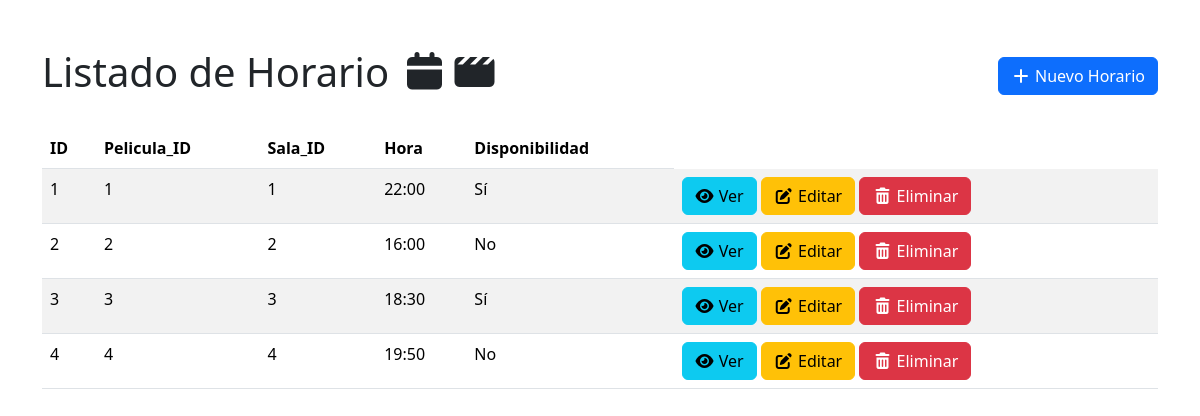
The app's page /horarios, older data.
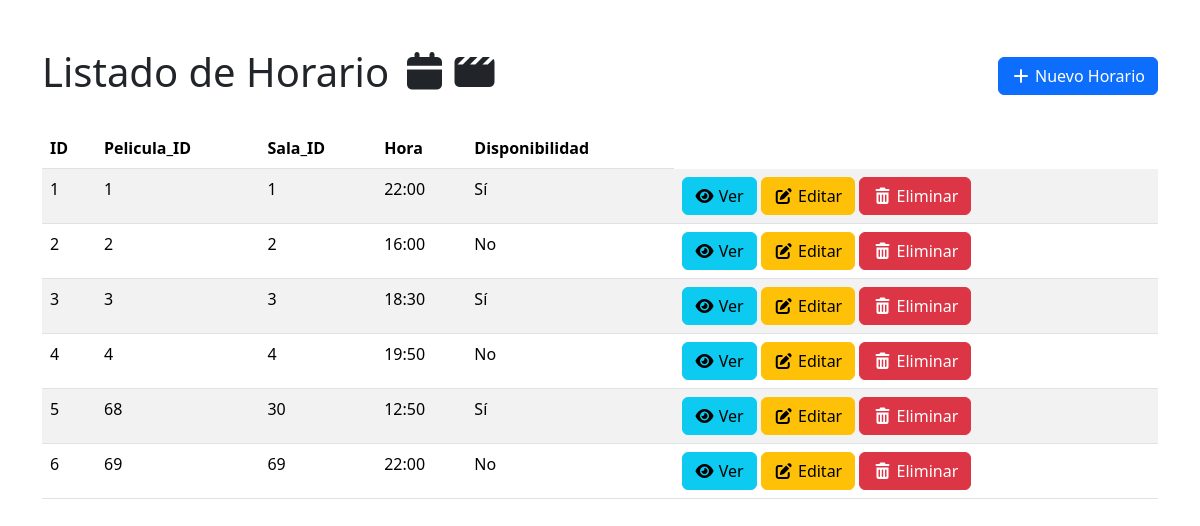
The same page, newer data.
### app/models/horario.py (models this page shows)
class Horario(Base):
    __tablename__ = "horarios" #nombre de la tabla en bd
    id: Mapped[int] = mapped_column(Integer, primary_key=True, autoincrement=True)
    pelicula_id: Mapped[int] = mapped_column(Integer,nullable=False)
    sala_id: Mapped[int] = mapped_column(ForeignKey("salas.id"), nullable=False)
    sala: Mapped["SalaORM"] = relationship("SalaORM")
    hora: Mapped[str] = mapped_column(String, nullable=False)
    disponible:Mapped[bool] = mapped_column(Boolean, nullable=False)

### app/routers/web/horarios.py (the view)
@router.get("", response_class=HTMLResponse)
def list_horarios(request: Request, db: Session = Depends(get_db)):
    horarios = db.execute(select(Horario).options(joinedload(Horario.sala))).scalars().all()
    return templates.TemplateResponse(
        "horarios/list.html",
        {"request": request, "horarios": horarios}
    )

### app/templates/horarios/list.html (shortened to what this page needs)
<!DOCTYPE html>
<html lang="en">
<head>
    <link href="https://cdn.jsdelivr.net/npm/bootstrap@5.3.8/dist/css/bootstrap.min.css" rel="stylesheet">
    <link rel="stylesheet" href="https://cdnjs.cloudflare.com/ajax/libs/font-awesome/7.0.1/css/all.min.css" />
</head>
<body>
    <div class="container mt-5">
        <div class="d-flex justify-content-between align-items-center mb-4">
            <h1>Listado de Horario <i class="fa-solid fa-calendar"></i><i class="fa-solid fa-clapperboard"></i></h1>
            <a href="/horarios/new" class="btn btn-primary">
                <i class="fa-solid fa-plus"></i> Nuevo Horario
            </a>
        </div>
        <table class="table table-striped">
            <thead>
                <tr>
                    <th>ID</th>
                    <th>Pelicula_ID</th>
                    <th>Sala_ID</th>
                    <th>Hora</th>
                    <th>Disponibilidad</th>
                </tr>
            </thead>
            <tbody>
                {% for horario in horarios %}
                <tr>
                    <td>{{ horario.id }}</td>
                    <td>{{ horario.pelicula_id }}</td>
                    <td>{{ horario.sala_id }}</td>
                    <td>{{ horario.hora }}</td>
                    <td>
                        {% if horario.disponible is none %}
                            -
                        {% elif horario.disponible %}
                            Sí
                        {% else %}
                            No
                        {% endif %}
                    </td>
                    <td>
                        <a href="/horarios/{{ horario.id }}" class="btn btn-info"><i class="fa-solid fa-eye"></i> Ver</a>
                        <a href="/horarios/{{ horario.id }}/edit" class="btn btn-warning">
                            <i class="fa-solid fa-pen-to-square"></i> Editar
                        </a>
                        <form method="post" action="/horarios/{{ horario.id }}/delete" style="display: inline" onsubmit="return confirm('¿Estás seguro de que quieres eliminar este horario?');">
                            <button type="submit" class="btn btn-danger">
                                <i class="fa-solid fa-trash-can"></i> Eliminar
                            </button>
                        </form>
                    </td>
                </tr>
                {% endfor %}
            </tbody>
        </table>
    </div>
</body>
</html>

Row changes from the older to the newer data that the page shows:
added Horario: id "5", pelicula_id "68", sala_id "30", hora "12:50", disponible "Sí"
added Horario: id "6", pelicula_id "69", sala_id "69", hora "22:00", disponible "No"
